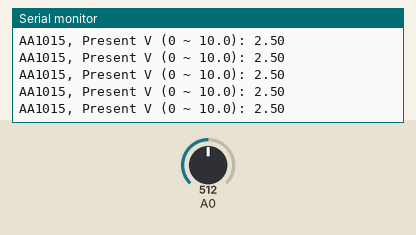
This sketch was run on a simulated Arduino Uno, built with avr-gcc and run on an emulated ATmega328P. Shown: the last lines printed to the serial monitor. Inputs (shaded band) come from the test bench; at power-on: A0 = 512.

Above: at 1.2 s.
1.3 s: A0 set to 716
At 1.31 s:
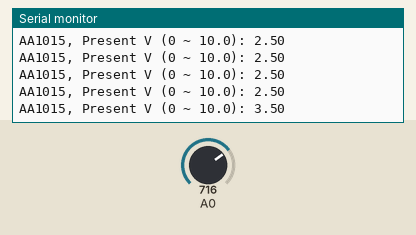
2.8 s: A0 set to 900
At 2.83 s:
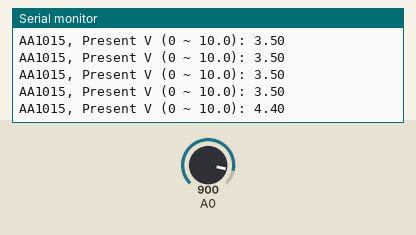
Timing chart, 0 to 5.8 s (numbered marks = the images above; inputs shaded):
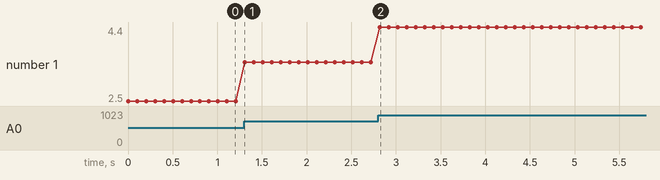

Measured:
- after the input at 1.3 s, the serial monitor: prints a new line at once (image 1)
- after the input at 2.8 s, the serial monitor: prints a new line at once (image 2)
- plotted number 1: 2.5 → 3.5 after the input at 1.3 s, 3.5 → 4.4 after the input at 2.8 s

The sketch:

analog_read_start.ino
```cpp
/*
  AnalogReadSerial

  Reads an analog input on pin 0, prints the result to the Serial Monitor.
  Attach the center pin of a potentiometer to pin A0,
  and the outside pins to +5V and ground.
*/

void setup() {
  // initialize serial communication at 9600 bits per second:
  Serial.begin(9600);
}

void loop() {
  // read the input on analog pin 0:
  int sensorValue = analogRead(A0);
  Serial.print("AA1015, Present V (0 ~ 10.0): ");
  float voltage = sensorValue*(5.0/1023.0);
  Serial.println(voltage);
  // print out the value you read:


  delay(100);        // 2 Hz sampling
}
```
